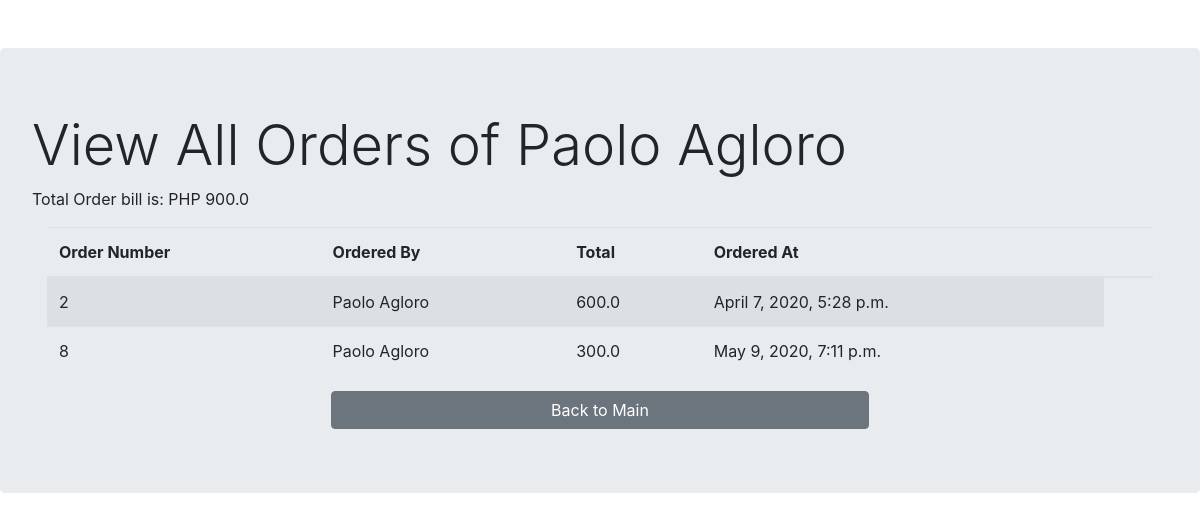
/2/customerorder, run on the app's committed database.
### Kiosk/models.py (models this page shows, shortened)
class Customer(models.Model):
    name = models.CharField(max_length=300)
    address = models.CharField(max_length=300)
    city = models.CharField(max_length=300)
    objects = models.Manager()

class OrderLine(models.Model):
    ORD = models.ForeignKey(Order, on_delete = models.CASCADE)
    food = models.ForeignKey(Food, on_delete = models.CASCADE)
    quantity = models.FloatField()
    objects = models.Manager()
    def solver(self):
        total = self.quantity * self.food.price
        return total

class Order(models.Model):
    ordered_at = models.DateTimeField(auto_now_add=True,blank = True, null = True)
    mode_payment = models.CharField(max_length=300)
    cust_order = models.ForeignKey(Customer, on_delete = models.CASCADE)
    objects = models.Manager()

class Food(models.Model):
    name = models.CharField(max_length=300)
    description = models.CharField(max_length=300)
    price = models.FloatField()
    created_at = models.DateTimeField(blank = True, null = True)
    objects = models.Manager()

### Kiosk/views.py (the view)
# urls.py: path('<int:pk>/customerorder', views.customerorder,name="customerorder"),
def customerorder(request,pk):
    customer = OrderLine.objects.filter(ORD__cust_order__pk=pk)
    cust_order = Customer.objects.get(pk=pk)
    c_obj = get_object_or_404(Customer, pk=pk)
    gtotal = sum( d.solver() for d in OrderLine.objects.filter(ORD__cust_order__name = cust_order.name))
    return render(request,'Kiosk/CUSTOMER/customerorder.html',{'customer':customer,'c_obj':c_obj,'gtotal':gtotal,'cust_order':cust_order})

### Kiosk/templates/Kiosk/CUSTOMER/customerorder.html (shortened to what this page needs)
{% extends 'Kiosk/home.html' %}
{% load static %}
    {% block content %}
    <br>
    <br>
    <div class="jumbotron">
        <h1 class="display-4">View All Orders of {{ c_obj.name }}</h1>
        <p>Total Order bill is: PHP {{ gtotal }}</p>
        <div class="container">
            <div class="row">
                <div class="col-12">
                    <table class="table table-striped">
                        <thead>
                            <th scope="col"> Order Number </th>
                            <th scope="col"> Ordered By </th>
                            <th scope="col"> Total </th>
                            <th scope="col"> Ordered At </th>
                            <th>     </th>
                        </thead>
                        <tbody>
                            {% for c in customer %}
                            <tr>
                                <td> {{ c.pk }} </td>
                                <td> {{ c.ORD.cust_order.name }} </td>
                                <td> {{ c.solver }} </td>
                                <td> {{ c.ORD.ordered_at}} </td>
                            </tr>
                            {% endfor %}
                        </tbody>
                    </table>
                </div>
        <br>
        <br>
        <br>
        <div class='container'>
            <div class='row'>
                <div class="col-lg-6 offset-lg-3">
                    <a href="{% url 'homepage' %}"><button id="singlebutton" name="singlebutton" class="btn btn-secondary btn-md btn-block">Back to Main</button></a>
                </div>
            </div>
        </div>
    </div>
    {% endblock %}

### data on the page
Customer: name "Paolo Agloro"
OrderLine: pk "2", ORD.cust_order.name "Paolo Agloro", solver "600.0", ORD.ordered_at "April 7, 2020, 5:28 p.m."
OrderLine: pk "8", ORD.cust_order.name "Paolo Agloro", solver "300.0", ORD.ordered_at "May 9, 2020, 7:11 p.m."

### other printed values
{{ gtotal }} "900.0"
